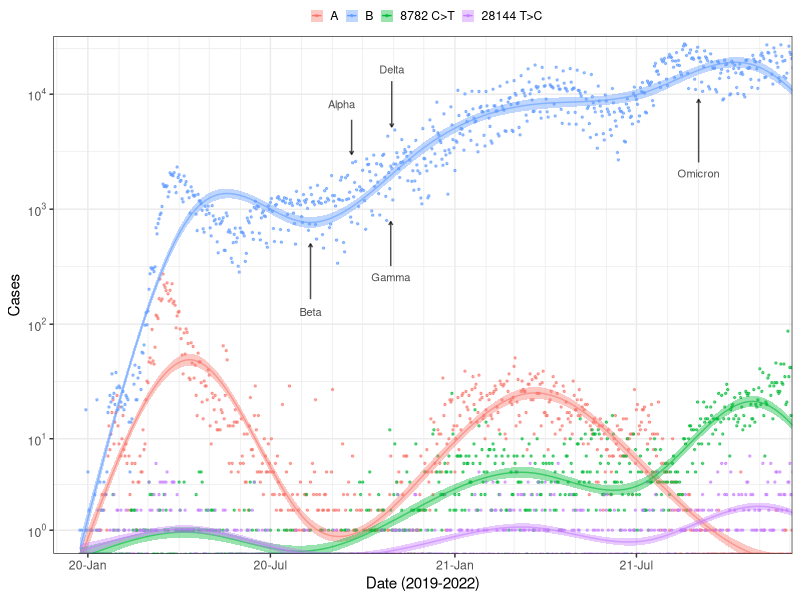

R code for this plot: (Note: this script raises an error after producing the figure.)
rm(list = ls())
library(dplyr)
library(ggplot2)
library(scales)

df = read.csv('F1D_Covid19CasesGISAID.csv')
df$Var1 = as.Date(df$Var1)
df$Mutations = factor(df$Mutations, levels = unique(df$Mutations))

i = 2
for (i in c(1,3,4)) {
  c = cor(df$Freq[df$Mutations == unique(df$Mutations)[2]],
          df$Freq[df$Mutations == unique(df$Mutations)[i]])
  print(c)
}
# [1] -0.08236075
# [1] 0.7396961
# [1] 0.4516835
values = c(hue_pal()(3)[1], hue_pal()(3)[3], hue_pal()(3)[2], hue_pal()(4)[4])

anno = data.frame(x0 = as.Date(c('2020-8-10','2020-9-10','2020-10-29','2020-10-30','2021-9-1')),
                  y0 = c(128,8192,256,16384,2048),
                  text = c('Beta', 'Alpha', 'Gamma', 'Delta', 'Omicron'))
anno_arr = data.frame(x = as.Date(c('2020-8-10','2020-9-20','2020-10-29','2020-10-30','2021-9-1')),
                      y = c(165,6000,320,13000,2550),
                      xend = as.Date(c('2020-8-10','2020-9-20','2020-10-29','2020-10-30','2021-9-1')),
                      yend = c(500,3000,780,5200,9000),
                      text = c('Beta', 'Alpha', 'Gamma', 'Delta', 'Omicron'))


p <- ggplot(data = df, aes(x = Var1, y = Freq, colour = Mutations)) + 
  geom_point(size = 0.5) + 
  geom_smooth(aes(fill = Mutations, color = Mutations), 
              n = 300, size = 0.5) +
  scale_y_continuous(trans=scales::pseudo_log_trans(base=2),
                     breaks = c(1,10,100,1000,10000),
                     labels = c(expression(10^0),expression(10^1),
                                expression(10^2), expression(10^3),
                                expression(10^4))) +
  # annotation_logticks(linewidth = 0.1) +
  scale_x_date(breaks = seq(as.Date('2020-01-01'), as.Date('2022-11-01'), by="6 months"),
               minor_breaks = seq(as.Date('2019-12-01'), as.Date('2022-11-01'), by ='1 month'),
               date_labels = "%y-%b") +
  xlab('Date (2019-2022)') + 
  ylab('Cases') + 
  theme_bw() +
  scale_color_manual(name="",
                     labels=c("A", "B", '8782 C>T', "28144 T>C"),
                     values = alpha(values, 0.6)) +
  scale_fill_manual(name="",
                    labels=c("A", "B", '8782 C>T', "28144 T>C"),
                    values = alpha(values, 0.1)) +
  coord_cartesian(xlim = c(as.Date('2019-12-31'), as.Date('2021-10-31')),
                  ylim = c(1,2*10^4)) +
  geom_text(data = anno, aes(x = x0,  y = y0, label = text),
            inherit.aes = F, size = 2.8, alpha = .7) +
  geom_segment(data = anno_arr, aes(x = x, y = y, xend = xend, yend = yend),
               arrow = arrow(length = unit(0.1, "cm")), alpha = .7,
               inherit.aes = F) +
  theme(legend.key.size = unit(0.3, 'cm'),
        legend.position = 'top',
        legend.margin = margin(t = 0, r = 0, b = -2, l = 0)
  ) 
p


pdf(paste0("Output/F1D_gr.pdf"), width = 3, height = 2.5)
print(p)
dev.off()


